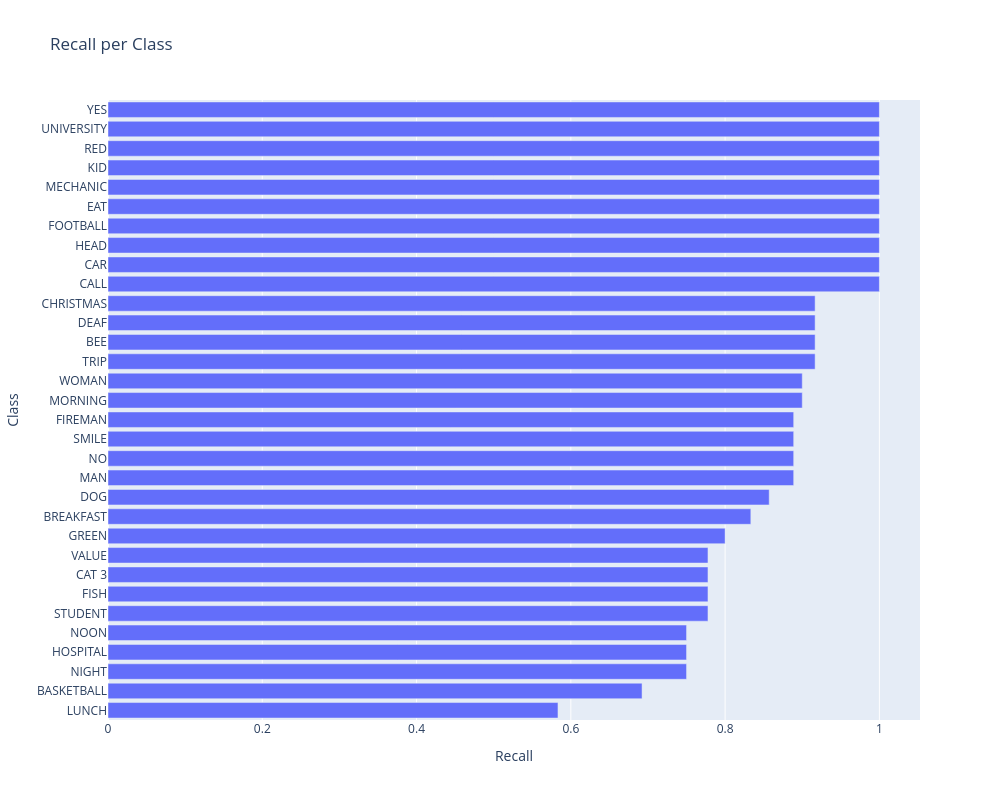

Write notebook code for a chart like this one.
### Code cell
from sklearn.metrics import recall_score

recalls = recall_score(
    y_true,
    y_pred,
    labels=labels_ids,
    average=None,
    zero_division=0
)

order = np.argsort(recalls)

fig = go.Figure(go.Bar(
    x=recalls[order],
    y=labels_names[order],
    orientation="h"
))

fig.update_layout(
    title="Recall per Class",
    xaxis_title="Recall",
    yaxis_title="Class",
    width=1000,
    height=800,
)

fig.show()

### Figure 1 — Plotly figure (JSON) as saved in the notebook; plotly's stock layout.template omitted (floating-point values rounded to 4 significant figures)
{"data": [{"orientation": "h", "type": "bar", "x": [0.5833, 0.6923, 0.75, 0.75, 0.75, 0.7778, 0.7778, 0.7778, 0.7778, 0.8, 0.8333, 0.8571, 0.8889, 0.8889, 0.8889, 0.8889, 0.9, 0.9, 0.9167, 0.9167, 0.9167, 0.9167, 1.0, 1.0, 1.0, 1.0, 1.0, 1.0, 1.0, 1.0, 1.0, 1.0], "y": ["LUNCH", "BASKETBALL", "NIGHT", "HOSPITAL", "NOON", "STUDENT", "FISH", "CAT 3", "VALUE", "GREEN", "BREAKFAST", "DOG", "MAN", "NO", "SMILE", "FIREMAN", "MORNING", "WOMAN", "TRIP", "BEE", "DEAF", "CHRISTMAS", "CALL", "CAR", "HEAD", "FOOTBALL", "EAT", "MECHANIC", "KID", "RED", "UNIVERSITY", "YES"]}], "layout": {"height": 800, "title": {"text": "Recall per Class"}, "width": 1000, "xaxis": {"title": {"text": "Recall"}}, "yaxis": {"title": {"text": "Class"}}}}
